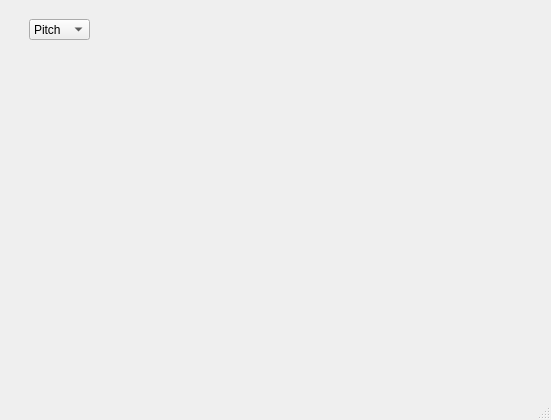
<?xml version="1.0" encoding="UTF-8"?>
<ui version="4.0">
 <class>PlotMainWindow</class>
 <widget class="QMainWindow" name="PlotMainWindow">
  <property name="geometry">
   <rect>
    <x>0</x>
    <y>0</y>
    <width>551</width>
    <height>420</height>
   </rect>
  </property>
  <property name="windowTitle">
   <string>TestMainWindow</string>
  </property>
  <widget class="QWidget" name="centralwidget">
   <layout class="QVBoxLayout" name="verticalLayout">
    <item>
     <widget class="QCustomPlot" name="customPlot" native="true">
      <widget class="QComboBox" name="comboBox">
       <property name="geometry">
        <rect>
         <x>20</x>
         <y>10</y>
         <width>61</width>
         <height>21</height>
        </rect>
       </property>
       <property name="layoutDirection">
        <enum>Qt::LeftToRight</enum>
       </property>
       <property name="currentText">
        <string>Pitch</string>
       </property>
       <item>
        <property name="text">
         <string>Pitch</string>
        </property>
       </item>
       <item>
        <property name="text">
         <string>Yaw</string>
        </property>
       </item>
       <item>
        <property name="text">
         <string>Roll</string>
        </property>
       </item>
       <item>
        <property name="text">
         <string>Throttle</string>
        </property>
       </item>
      </widget>
     </widget>
    </item>
   </layout>
  </widget>
  <widget class="QMenuBar" name="menubar">
   <property name="geometry">
    <rect>
     <x>0</x>
     <y>0</y>
     <width>551</width>
     <height>21</height>
    </rect>
   </property>
  </widget>
  <widget class="QStatusBar" name="statusbar"/>
 </widget>
 <customwidgets>
  <customwidget>
   <class>QCustomPlot</class>
   <extends>QWidget</extends>
   <header>../../qcustomplot.h</header>
   <container>1</container>
  </customwidget>
 </customwidgets>
 <resources/>
 <connections/>
</ui>
